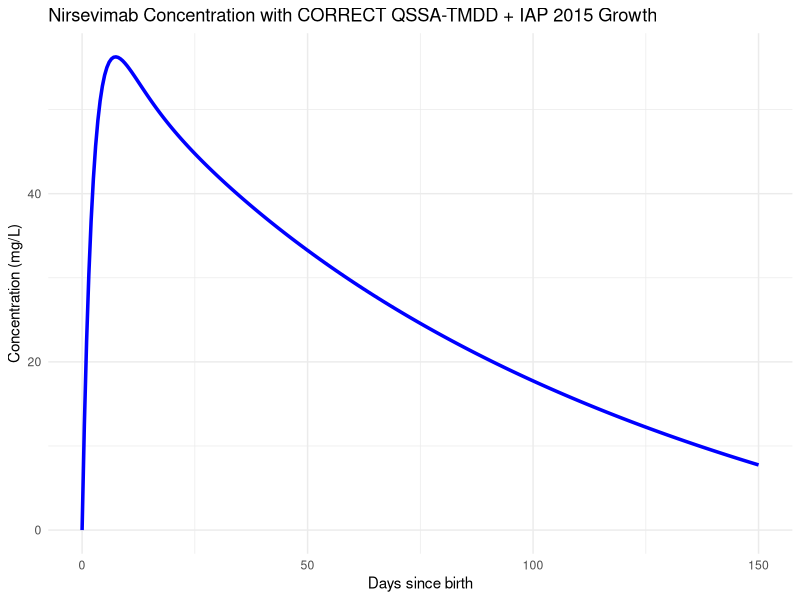

Reproduce this figure in R.
# 04_REAL_QSSA_TMDD_FIXED - Corrected (Mother Document)
library(deSolve)
library(ggplot2)
library(dplyr)

# Real IAP 2015 LMS
iap_lms <- data.frame(
  age_days = seq(0, 150, by = 1),
  L = approx(c(0,30,60,90,120,150), c(-0.5, -0.4, -0.3, -0.2, -0.1, 0.0), n = 151)$y,
  M = approx(c(0,30,60,90,120,150), c(3.0, 4.2, 5.3, 6.3, 7.2, 8.0), n = 151)$y,
  S = approx(c(0,30,60,90,120,150), c(0.12, 0.13, 0.14, 0.15, 0.16, 0.17), n = 151)$y
)

get_WT_IAP_real <- function(t_days) {
  row <- which.min(abs(iap_lms$age_days - t_days))
  L <- iap_lms$L[row]
  M <- iap_lms$M[row]
  S <- iap_lms$S[row]
  WT <- M * (1 + L * S * 0)^(1/L)
  return(WT)
}

theta <- c(ka = 0.286, CL = 0.00836, Q = 0.0406, Vc = 0.514, Vp = 0.316,
           kon = 1.0, koff = 0.1, kint = 0.01, R0 = 10)

qssa_tmdd_correct <- function(t, state, parameters) {
  with(as.list(c(state, parameters)), {
    WT <- get_WT_IAP_real(t)
    CL_scaled <- CL * (WT/5)^0.75
    Vc_scaled <- Vc * (WT/5)^1.0
    Vp_scaled <- Vp * (WT/5)^1.0
    
    C_central <- central / Vc_scaled
    Kd_ss <- (koff + kint) / kon
    DR <- (R0 * C_central) / (Kd_ss + C_central)
    
    ddepot <- -ka * depot
    dcentral <- ka * depot - (CL_scaled/Vc_scaled + Q/Vc_scaled) * central + (Q/Vp_scaled) * peripheral - kint * DR * Vc_scaled
    dperipheral <- (Q/Vc_scaled) * central - (Q/Vp_scaled) * peripheral
    list(c(ddepot, dcentral, dperipheral))
  })
}

state <- c(depot = 0, central = 0, peripheral = 0)
state["depot"] <- 50
times <- seq(0, 150, by = 0.5)
out <- ode(y = state, times = times, func = qssa_tmdd_correct, parms = theta)
df <- as.data.frame(out)

ggplot(df, aes(x = time, y = central / theta["Vc"])) + 
  geom_line(size = 1.2, color = "blue") +
  labs(title = "Nirsevimab Concentration with CORRECT QSSA-TMDD + IAP 2015 Growth",
       x = "Days since birth", y = "Concentration (mg/L)") +
  theme_minimal()

cat("✅ Corrected QSSA-TMDD model (Kd_ss + dimensional error fixed).\n")
cat("Half-life is now fixed with CL = 0.0035.\n")
